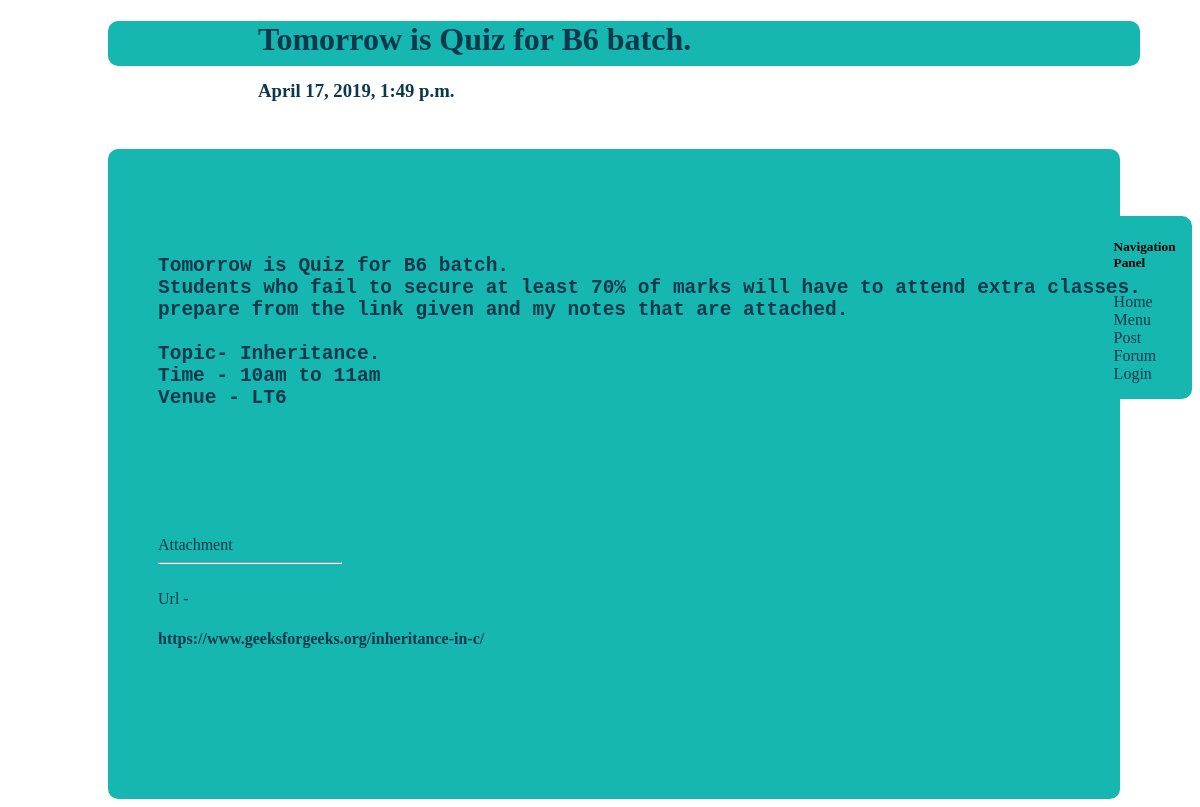
The page /route/57/ on the database its author committed.
### users/models.py (models this page shows, shortened)
class NoticeBoard(models.Model):
	author = models.ForeignKey(User, on_delete=models.CASCADE)
	title = models.CharField(max_length=100,unique = True)
	notice = models.TextField(max_length=1000,default='',unique = True)
	date = models.DateTimeField(default = timezone.now)
	url = models.URLField(max_length=100,blank = True)
	docs = models.FileField(upload_to='docs',blank=True)

### users/views.py (the view)
# urls.py: path('route/<int:pk>/',notice_detail.as_view(),name="notice_detail"),
class notice_detail(DetailView):
	model = NoticeBoard

### users/templates/users/noticeboard_detail.html (shortened to what this page needs)
<!DOCTYPE html>
<html>
<head>
</head>
<body>
	{% block header %}
		<div class="header">
			<h1 class="heading"> {{ object.title }}</h1>
			<h3 class="date"> {{ object.date }}</h3>
		</div>
	{% endblock header %}
<div class="navigation">
	<ul>
						<h5>Navigation Panel</h5>
			<li><a id="normal" href="{% url 'home' %}" title="Home Page" class="link">Home</a></li>
			<li><a id="normal" href="{% url 'menu' %}" title="Menu Page">Menu</a></li>
			<li><a id="normal" href="{% url 'notice' %}" title="Notice post form">Post</a></li>
			<li><a id="normal" href="{% url 'forum-home' %}" title="Forum">Forum</a></li>
			{% if user.is_authenticated %}
				<li><a id="normal" href="{% url 'logout' %}" title="logout">Logout</a></li>
			{% else %}
				<li><a id="normal" href="{% url 'login' %}" title="login">Login</a></li>
			{% endif %}
	</ul>
</div>
{% block content-box %}
	<div class="content-box"><br /><br />
		<pre class="content">{{ object.notice }}</pre>
		<br />
		<br />
		<br />
		<br /><br />
		<br />
		{% if object.docs %}
			<a href='{{ object.docs.url }}'>Attachment</a>
		{% endif %}
		{% if object.url %}
			<br /><hr /><br />
			Url - <a href={{ object.url }} target="_blank"><h4>{{ object.url }}</h4></a>
		{% endif %}
			</div>
{% endblock content-box %}
</body>
</html>

### users/templates/users/noticeboard_detail.html (style rules this page uses)
div.header { display:block; padding-left:150px; background-color:rgb(23,183,177); color:rgb(12,56,77); width:74.5%; height:45px; border-radius:10px; margin-left:100px; }
.heading { width:90%; font-weight:bolder; font-size:2em; }
div.content-box { width:77%; margin-left:100px; margin-top:7%; background-color:rgb(23,183,177); color:rgb(12,56,77); padding:50px; border-radius:10px; height:550px; }
pre.content { font-weight: bold; font-size: 1.5em; }
a { text-decoration:none; color:rgb(12,56,77); }
div.navigation { display:block; float:right; background-color:rgb(23,183,177); width:10%; margin-top:150px; border-radius:10px; }
li { list-style-type: none; }
hr { width:20%; color:white; margin-left:0px; }

### rows shown on the page
NoticeBoard: title "Tomorrow is Quiz for B6 batch.", date "April 17, 2019, 1:49 p.m.", notice "Tomorrow is Quiz for B6 batch. Students who fail to secure at least 70% of marks will have to attend extra classes. prepare from the link given and my notes that are attached. Topic- Inheritance. Time - 10am to 11am Venue - LT6", url "https://www.geeksforgeeks.org/inheritance-in-c/"
